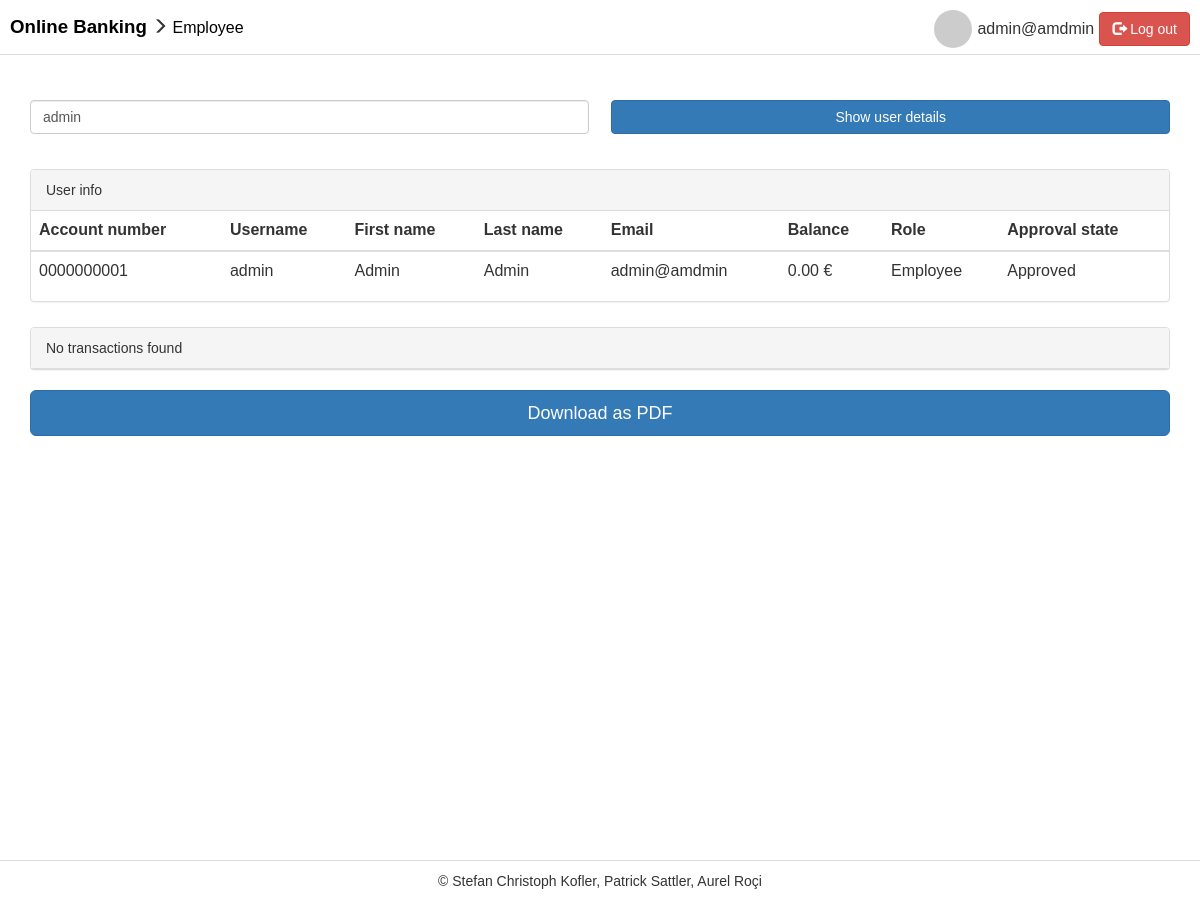
Page /employee.php?user=admin (signed in) on the earlier database version.
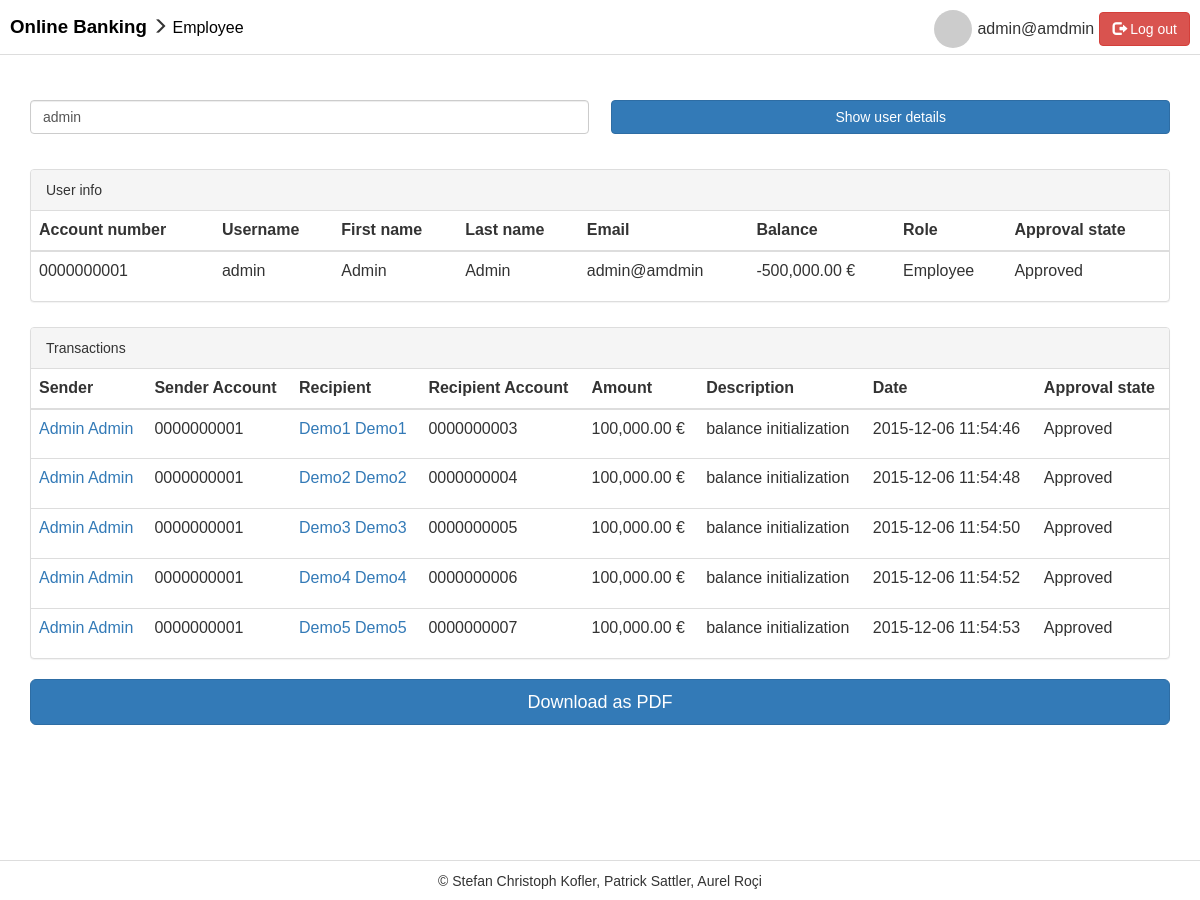
Same page on the later database version.
### tables this page shows
CREATE TABLE IF NOT EXISTS `users` (
  `id` int(11) NOT NULL,
  `username` varchar(15) NOT NULL,
  `password` varchar(64) NOT NULL,
  `firstname` varchar(20) NOT NULL,
  `lastname` varchar(20) NOT NULL,
  `approved` tinyint(1) NOT NULL DEFAULT '0',
  `memberrole` tinyint(4) NOT NULL,
  `email` varchar(100) NOT NULL,
  `pinHash` varchar(100) DEFAULT NULL,
  `lastUsedTAN` int(64) NOT NULL DEFAULT '-1'
);

### core.inc.php (called while the page is built, shortened)
<?php
function getUser() {
	return $_SESSION['user'];
}
?>

### models/user.php (called while the page is built, shortened)
<?php
  class User {
    var $id = 0;
    var $memberrole = 0;
    var $approved = 0;
    function isEmployee() {
      return $this->memberrole == 1;
    }
    function isApproved() {
      return $this->approved == 1;
    }
    function getAccountNumber() {
      $account_number = $this->id;
      while (strlen($account_number) < 10) {
        $account_number = "0" . $account_number;
      }
      return $account_number;
    }
    function getBalance() {
      $query = "SELECT IFNULL(IFNULL((SELECT SUM(amount) FROM transactions WHERE recipient_id = ".$this->id." AND approval_date IS NOT NULL), 0)-IFNULL((SELECT SUM(amount) FROM transactions WHERE sender_id = ".$this->id." AND approval_date IS NOT NULL), 0), 0);";
      $result = mysql_query($query);
      if($result && mysql_num_rows($result) > 0) {
        $row = mysql_fetch_assoc($result);
        $array_row = array_values($row);
        return $array_row[0];
      }
    }
  }
  function fetchUserWithUsername($username) {
    $query = "SELECT * FROM users WHERE username='".mysql_real_escape_string($username)."';";
    $result = mysql_query($query);
		if($result && mysql_num_rows($result) > 0) {
			$row = mysql_fetch_assoc($result);
      $user = new User();
      $user->id = $row["id"];
      $user->username = $row["username"];
      $user->firstname = $row["firstname"];
      $user->lastname = $row["lastname"];
      $user->email = $row["email"];
      $user->memberrole = $row["memberrole"];
      $user->approved = $row["approved"];
      return $user;
    }
  }
  function fetchUserWithId($user_id) {
    $query = "SELECT id, firstname, lastname, username FROM users WHERE id='".$user_id."';";
    $result = mysql_query($query);
    if($result && mysql_num_rows($result) > 0) {
      $row = mysql_fetch_assoc($result);
      $user = new User();
      $user->id = $row["id"];
      $user->firstname = $row["firstname"];
      $user->lastname = $row["lastname"];
      $user->username = $row["username"];
      return $user;
    }
  }
?>

### models/transaction.php (called while the page is built, shortened)
<?php
  class Transaction {
    var $id = 0;
    var $sender_id = 0;
    var $recipient_id = 0;
    var $description="";
    var $amount = 0;
    var $approval_date = "";
    var $create_date = "";
    function isApproved() {
      return !empty($this->approval_date);
    }
    function to_json() {
      $sender = fetchUserWithId($this->sender_id);
      $recipient = fetchUserWithId($this->recipient_id);
      $array = array(
          "Id" => $this->id,
          "Sender" => $sender->firstname." ".$sender->lastname,
          "Sender Account" => $sender->getAccountNumber(),
          "Recipient" => $recipient->firstname." ".$recipient->lastname,
          "Recipient Account" => $recipient->getAccountNumber(),
          "Amount" => $this->amount." Euro",
          "Description" => $this->description,
          "Approved" => empty($this->approval_date) ? "Not approved" : "Approved",
          "Date" => $this->create_date,
      );
      return json_encode($array);
    }
  }
  function fetchTransactionsForUsername($username) {
    $query = "SELECT * FROM transactions WHERE sender_id IN (SELECT id FROM users WHERE username = '".$username."')"
           . "UNION SELECT * FROM transactions WHERE recipient_id IN (SELECT id FROM users WHERE username = '".$username."')";
    $result = mysql_query($query);
    $transactions = array();
    if($result) {
      while ($row = mysql_fetch_assoc($result)) {
        $transaction = new Transaction();
        $transaction->id = $row["id"];
        $transaction->sender_id = $row["sender_id"];
        $transaction->recipient_id = $row["recipient_id"];
        $transaction->description = $row["description"];
        $transaction->amount = $row["amount"];
        $transaction->approval_date = $row["approval_date"];
        $transaction->create_date = $row["create_date"];
        $transaction->tan_id = $row["tan_id"];
        $transactions[] = $transaction;
      }
    }
    return $transactions;
  }
  function transactionsToJson($transactions) {
    $res = "[";
    for ($i = 0; $i < count($transactions); $i++) {
      $transaction = $transactions[$i];
      $res .= $transaction->to_json();
      if ($i != (count($transactions) - 1)) {
        $res .= ", ";
      }
    }
    $res = $res . "]";
    return $res;
  }
?>

### employee.php (the view, shortened to what this page needs)
<!DOCTYPE html>
<html lang="en">
  <head>
    <link href="bootstrap/css/bootstrap.min.css" rel="stylesheet">
    <link href="style.css" rel="stylesheet">
  </head>
  <body>
    <div class="topbar">
      <div class="topbarcontent">
        <div class="center">
          <span style="position: absolute; top: 25%; margin-top: 0px;">
            <b>
              <a href="index.php">Online Banking</a>
            </b>
            <span style="font-size: 12pt;">
              <span class="glyphicon glyphicon-menu-right"></span>
              <a href="employee.php">Employee</a>
            </span>
          </span>
        </div>
        <span style="float: right;">
          <img class="profilepic" src="http://www.gravatar.com/avatar/<?= md5(getUser()->email) ?>" alt=""/>
          <span style="margin-top: 20px; font-size: 12pt;"><?= getUser()->email ?></span>
          <button class="btn btn-danger" onclick="window.location = 'logout.php'">
            <span class="glyphicon glyphicon-log-out"></span>
            Log out
          </button>
        </span>
      </div>
    </div>
    <div class="container">
      <?php
      if (!getUser()->isApproved()) {
      ?>
      <div class="alert alert-warning" role="alert">Your user account isn't approved yet! Please contact an employee</div>
      <?php
      } else {
      ?>
      <form action="employee.php" method="GET">
        <input class="form-control" name="user" placeholder="Customer username" style="margin-bottom: 10px; width: 49%; float: left;" type="text" value="<?= isset($_GET['user']) ? $_GET['user'] : '' ?>">
        <button class="btn btn-primary center" style="width: 49%; float: right;" type="submit">Show user details</button>
      </form>
      <?php
      $search = isset($_GET['user']);
      if($search) {
        $username = $_GET['user'];
        $transactions = fetchTransactionsForUsername($username);
        $user = fetchUserWithUsername($username);
        if (empty($user)){
          ?>
            <div class="alert alert-warning" role="alert"><strong>Warning!</strong> User does not exists</div>
          <?php
        		} else {
          ?>
        <div class="panel panel-default center" style="width: 100%; margin-top: 25px;">
          <div class="panel-heading">User info</div>
          <table class="table">
            <thead>
              <tr>
                <th>Account number</th>
                <th>Username</th>
                <th>First name</th>
                <th>Last name</th>
                <th>Email</th>
                <th>Balance</th>
                <th>Role</th>
                <th>Approval state</th>
              </tr>
            </thead>
            <tbody>
              <tr>
                <td>
                  <p><?= $user->getAccountNumber() ?></p>
                </td>
                <td>
                  <p><?= $user->username ?></p>
                </td>
                <td>
                  <p><?= $user->firstname ?></p>
                </td>
                <td>
                  <p><?= $user->lastname ?></p>
                </td>
                <td>
                  <p><?= $user->email ?></p>
                </td>
                <td>
                  <p id="user_balance"><?= number_format($user->getBalance(), 2, ".", ",") ?> &euro;</p>
                </td>
                <td>
                  <p><?= $user->isEmployee() ? 'Employee' : 'Customer' ?></p>
                </td>
                <td>
                  <?php
                  if($user->isApproved()) {
                    echo "<p>Approved</p>";
                  } else {
                    echo "<a href='#' onclick='requestUserApproval(\"".$user->username."\", ".$user->id.",this)'>Approve now!</a>";
                  }
                  ?>
                </td>
              </tr>
            </tbody>
          </table>
        </div>
        <div class="panel panel-default center" style="width: 100%; margin-top: 25px;">
          <?php if (count($transactions) == 0) { ?>
            <div class="panel-heading">No transactions found</div>
          <?php } else { ?>
            <div class="panel-heading">Transactions</div>
            <table class="table">
              <thead>
                <tr>
                  <th>Sender</th>
                  <th>Sender Account</th>
                  <th>Recipient</th>
                  <th>Recipient Account</th>
                  <th>Amount</th>
                  <th>Description</th>
                  <th>Date</th>
    			        <th>Approval state</th>
                </tr>
              </thead>
              <tbody>
                <?php   foreach ($transactions as &$transaction) {
                  $sender = fetchUserWithId($transaction->sender_id);
                  $recipient = fetchUserWithId($transaction->recipient_id);
                  ?>
                  <tr>
                    <td>
                      <a href="employee.php?user=<?= $sender->username ?>"><?= $sender->firstname ?> <?= $sender->lastname ?></a>
                    </td>
                    <td>
                      <p><?= $sender->getAccountNumber() ?></p>
                    </td>
                    <td>
                      <a href="employee.php?user=<?= $recipient->username ?>"><?= $recipient->firstname ?> <?= $recipient->lastname ?></a>
                    </td>
                    <td>
                      <p><?= $recipient->getAccountNumber() ?></p></p>
                    </td>
                    <td>
                      <p><?= number_format($transaction->amount, 2, ".", ",") ?> &euro;</p>
                    </td>
                    <td>
                      <p><?= $transaction->description ?></p>
                    </td>
                    <td>
                      <p><?= $transaction->create_date ?></p>
                    </td>
                    <td>
                      <?php
                      if($transaction->isApproved()) {
                        echo "<p>Approved</p>";
                      } else {
                        echo "<a href='#' onclick='requestTransactionApproval(".$transaction->id.",this)'>Approve now!</a>";
                      }
                      ?>
                    </td>
                  </tr>
                <?php } ?>
              </tbody>
            </table>
          <?php } ?>
        </div>
        <button class='btn btn-primary btn-lg' style='width: 100%;' onclick='downloadTransactionsAfPDF(<?= transactionsToJson($transactions) ?>)'>Download as PDF</button>
      <?php
	  }
        }
      }
      ?>
    </div>
    <?php include 'footer.inc.php'; ?>
  </body>
</html>

### footer.inc.php
<footer>
  <div class="center">
    <p style="text-align:center;">
      © Stefan Christoph Kofler, Patrick Sattler, Aurel Ro&ccedil;i
    </p>
  </div>
</footer>

### style.css (style rules this page uses)
html { position: relative; min-height: 100%; }
body { font-family: 'Avenir', 'Helvetica', 'Arial', sans-serif, serif; margin: 0 0 100px; }
.container { height: 100%; top:55px; margin: 100px auto 0em auto; }
.form-control { display: inline-block; }
.center { float: none; margin-left: auto; margin-right: auto; }
.topbar { width: 100%; height: 55px; position: fixed; top: 0px; border-bottom: 1px solid; background-color: rgba(255, 255, 255, 0.95); border-bottom-color: #ddd; z-index: 1; }
.topbarcontent { margin: 10px; font-size: 14pt; }
.topbarcontent a { color: black; }
.profilepic { max-height: 38px; width: auto; border-radius: 50%; }
footer { border-top: 1px solid; border-top-color: #ddd; position: fixed; left: 0; bottom: 0; height: 40px; width: 100%; padding: 10px; background-color: white; }

### init.sec.php (style rules this page uses)
body { display:none !important; }

Differences in the rows shown:
added users: firstname "Demo1", lastname "Demo1"
added users: firstname "Demo2", lastname "Demo2"
added users: firstname "Demo3", lastname "Demo3"
added users: firstname "Demo4", lastname "Demo4"
added users: firstname "Demo5", lastname "Demo5"
Other differences:
$user->getBalance(): "0.00" → "-500,000.00"
text no longer shown: "No transactions found"
text now shown: "Transactions Sender Sender Account Recipient Recipient Account Amount Description Date Approval state"
new list line: "Admin Admin"
new list line: "0000000001 0000000003 100,000.00 € balance initialization 2015-12-06 11:54:46 Approved"
new list line: "0000000001 0000000004 100,000.00 € balance initialization 2015-12-06 11:54:48 Approved"
new list line: "0000000001 0000000005 100,000.00 € balance initialization 2015-12-06 11:54:50 Approved"
new list line: "0000000001 0000000006 100,000.00 € balance initialization 2015-12-06 11:54:52 Approved"
new list line: "0000000001 0000000007 100,000.00 € balance initialization 2015-12-06 11:54:53 Approved"
